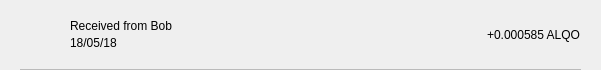
<?xml version="1.0" encoding="UTF-8"?>
<ui version="4.0">
 <class>TxRow</class>
 <widget class="QWidget" name="TxRow">
  <property name="geometry">
   <rect>
    <x>0</x>
    <y>0</y>
    <width>601</width>
    <height>70</height>
   </rect>
  </property>
  <property name="minimumSize">
   <size>
    <width>0</width>
    <height>40</height>
   </size>
  </property>
  <property name="windowTitle">
   <string>Form</string>
  </property>
  <property name="styleSheet">
   <string notr="true">color: rgb(0, 0, 0);</string>
  </property>
  <layout class="QVBoxLayout" name="verticalLayout_3">
   <property name="spacing">
    <number>0</number>
   </property>
   <property name="leftMargin">
    <number>0</number>
   </property>
   <property name="topMargin">
    <number>0</number>
   </property>
   <property name="rightMargin">
    <number>0</number>
   </property>
   <property name="bottomMargin">
    <number>0</number>
   </property>
   <item>
    <widget class="QWidget" name="rowContainer" native="true">
     <layout class="QVBoxLayout" name="verticalLayout_2">
      <property name="spacing">
       <number>9</number>
      </property>
      <property name="leftMargin">
       <number>20</number>
      </property>
      <property name="topMargin">
       <number>9</number>
      </property>
      <property name="rightMargin">
       <number>20</number>
      </property>
      <property name="bottomMargin">
       <number>0</number>
      </property>
      <item>
       <widget class="QFrame" name="frame">
        <property name="styleSheet">
         <string notr="true">border:none;</string>
        </property>
        <property name="frameShape">
         <enum>QFrame::StyledPanel</enum>
        </property>
        <property name="frameShadow">
         <enum>QFrame::Raised</enum>
        </property>
        <layout class="QHBoxLayout" name="horizontalLayout" stretch="0,2,0">
         <property name="leftMargin">
          <number>0</number>
         </property>
         <property name="topMargin">
          <number>0</number>
         </property>
         <property name="rightMargin">
          <number>0</number>
         </property>
         <property name="bottomMargin">
          <number>0</number>
         </property>
         <item>
          <widget class="QPushButton" name="icon">
           <property name="styleSheet">
            <string notr="true">border:none;</string>
           </property>
           <property name="text">
            <string/>
           </property>
           <property name="iconSize">
            <size>
             <width>24</width>
             <height>24</height>
            </size>
           </property>
          </widget>
         </item>
         <item>
          <layout class="QVBoxLayout" name="verticalLayout">
           <property name="spacing">
            <number>3</number>
           </property>
           <property name="leftMargin">
            <number>12</number>
           </property>
           <item>
            <widget class="QLabel" name="lblAddress">
             <property name="styleSheet">
              <string notr="true"/>
             </property>
             <property name="text">
              <string>Received from Bob</string>
             </property>
             <property name="alignment">
              <set>Qt::AlignBottom|Qt::AlignLeading|Qt::AlignLeft</set>
             </property>
            </widget>
           </item>
           <item>
            <widget class="QLabel" name="lblDate">
             <property name="styleSheet">
              <string notr="true"/>
             </property>
             <property name="text">
              <string>18/05/18</string>
             </property>
             <property name="alignment">
              <set>Qt::AlignLeading|Qt::AlignLeft|Qt::AlignTop</set>
             </property>
            </widget>
           </item>
          </layout>
         </item>
         <item>
          <widget class="QLabel" name="lblAmount">
           <property name="styleSheet">
            <string notr="true"/>
           </property>
           <property name="text">
            <string>+0.000585 ALQO</string>
           </property>
          </widget>
         </item>
        </layout>
       </widget>
      </item>
      <item>
       <widget class="QLabel" name="lblDivisory">
        <property name="minimumSize">
         <size>
          <width>0</width>
          <height>1</height>
         </size>
        </property>
        <property name="maximumSize">
         <size>
          <width>16777215</width>
          <height>1</height>
         </size>
        </property>
        <property name="styleSheet">
         <string notr="true">background-color:#bababa;</string>
        </property>
        <property name="text">
         <string/>
        </property>
        <property name="alignment">
         <set>Qt::AlignBottom|Qt::AlignLeading|Qt::AlignLeft</set>
        </property>
       </widget>
      </item>
     </layout>
    </widget>
   </item>
  </layout>
 </widget>
 <resources/>
 <connections/>
</ui>
